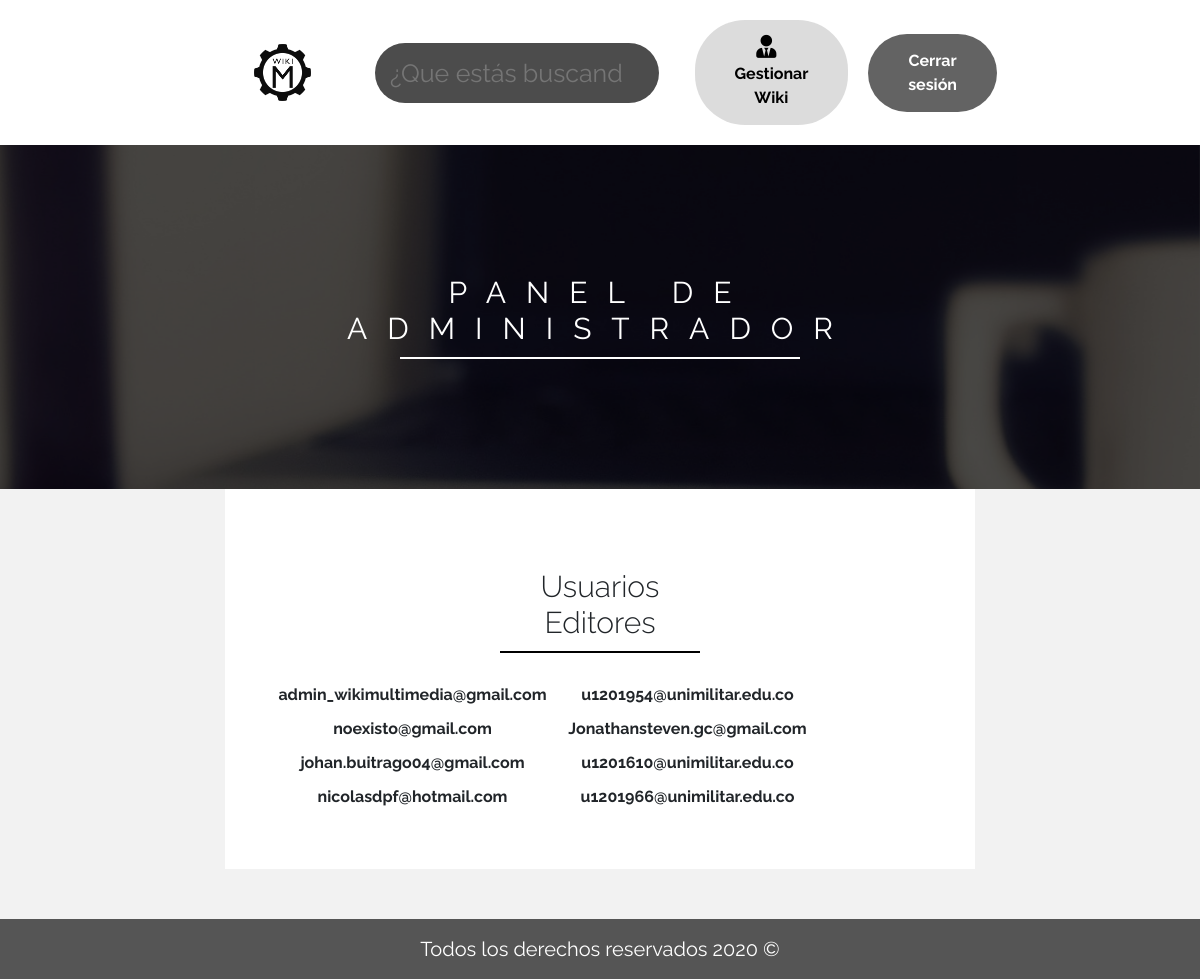
Page /usuarios_editores.php (signed in) on the committed database.
### tables this page shows
CREATE TABLE `registros` (
  `id_usuario` int(11) NOT NULL,
  `correo_usuario` varchar(60) NOT NULL,
  `contrasenia_usuario` varchar(65) NOT NULL
);

### usuarios_editores.php (the view, shortened to what this page needs)
<?php include_once 'include/templates/head.php'; ?>
<?php
    $usuario=$_SESSION['usuario'];
    if($usuario=='admin_wikimultimedia@gmail.com')
    {
        include ("include/templates/header_barra_administrador.php");
    }
    else
    {
        header('Location: index.php');
    }
?>
        <div class="hero_panel_editor">
            <h2 class="titulo_banner barra_banner centrar_contenido fw_400">Panel de administrador</h2>
        </div>
    </header>
    <main class="background_blanco_pagina contenedor">
        <h2 class="barra_titulo_seccion centrar_contenido fw_300">Usuarios Editores</h2>
        <?php
            try {
                require_once('include/funciones/bd_conexion.php');
                $sql = "SELECT * FROM `registros`";
                $resultado = $connection->query($sql);
            } catch (\Throwable $th) {
                echo $th->getMessage();
            }
        ?>
        <div class="usuarios_editores">
            <?php
                while ($consulta = $resultado->fetch_assoc()) { ?>
                        <p class="correo_usuario fw_700 column_6"><?php echo $consulta['correo_usuario']?></p>
            <?php   }   ?>
        </div>
    </main>
    <?php include_once 'include/templates/footer.php'; ?>

### css/main.css (style rules this page uses)
html { color: #222; font-size: 1em; line-height: 1.4; }
:root { --animacion: #32d04a; --procesamiento_de_imagenes: #a60522; --lenguajes_de_programacion: #ff7800; --modelado3d: #03a696; }
html { box-sizing: border-box; font-size: 62.5%; }
*, *:before, *:after { box-sizing: inherit; }
body { font-size: 1.6rem; font-family: 'Raleway', sans-serif; background-color: #f2f2f2; }
.background_blanco_pagina { background-color: white; padding: 2rem; }
@media (min-width:768px) { .background_blanco_pagina { padding: 2.5rem; } }
@media (min-width:992px) { .background_blanco_pagina { padding: 5rem; } }
.contenedor { max-width: 90%; margin: 0 auto; }
@media (min-width:576px) { .contenedor { max-width: 62.5%; } }
.centrar_contenido { margin-left: auto!important; margin-right: auto; }
h2 { text-align: center; padding-bottom: 1rem; font-size: 3rem; margin: 3rem 0; }
.barra_titulo_seccion { border-bottom: .2rem solid black; max-width: 20rem; }
.fw_300 { font-weight: 300; }
.fw_400 { font-weight: 400; }
.fw_700 { font-weight: 700; }
@media (min-width:768px) { .column_6 { flex: 0 0 calc(50% - 5rem); } }
.titulo_banner { position: relative; z-index: 1; color: white; letter-spacing: .5rem; text-transform: uppercase; display: flex; justify-content: center; }
@media (min-width:768px) { .titulo_banner { letter-spacing: 2rem; text-transform: uppercase; } }
.barra_banner { position: relative; z-index: 1; border-bottom: .2rem solid rgb(255, 255, 255); max-width: 25rem; }
@media (min-width:768px) { .barra_banner { max-width: 40rem; } }
.hero_panel_editor { position: relative; background-image: url(../images/PanelControl.jpg); background-repeat: no-repeat; background-size: cover; background-position: center center; background-attachment: fixed; padding: 10rem 0; }
.hero_panel_editor::after { content: ''; position: absolute; top: 0; right: 0; bottom: 0; left: 0; background-color: rgba(0, 0, 0, 0.7); }
.usuarios_editores { display: flex; flex-wrap: wrap; }
.usuarios_editores { text-align: center; }

### rows in the picture
registros: correo_usuario "admin_wikimultimedia@gmail.com"
registros: correo_usuario "u1201954@unimilitar.edu.co"
registros: correo_usuario "noexisto@gmail.com"
registros: correo_usuario "Jonathansteven.gc@gmail.com"
registros: correo_usuario "johan.buitrago04@gmail.com"
registros: correo_usuario "u1201610@unimilitar.edu.co"
registros: correo_usuario "nicolasdpf@hotmail.com"
registros: correo_usuario "u1201966@unimilitar.edu.co"
